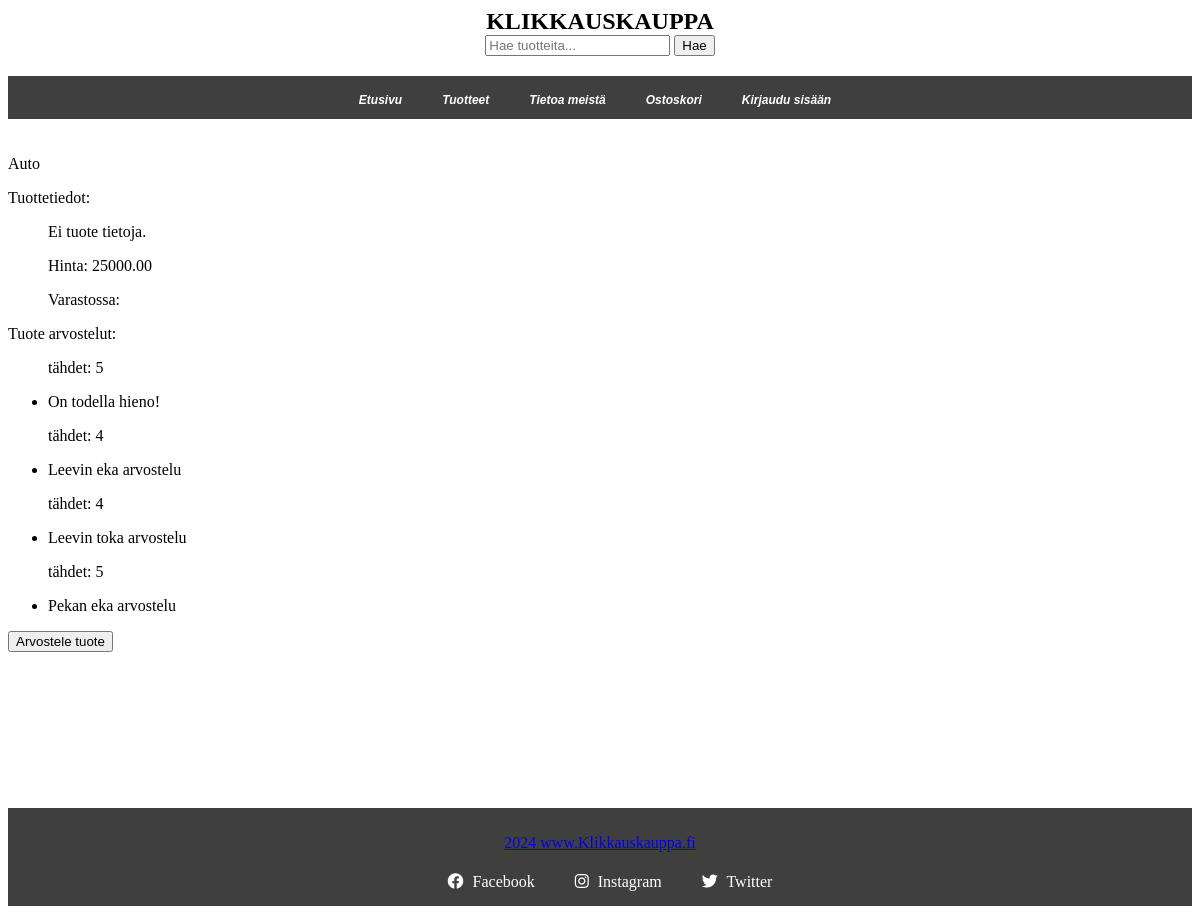
The page /Klikkauskauppa/review/1/ on the database its author committed.
### verkkokauppa/models.py (models this page shows, shortened)
class Product(models.Model):
    name = models.CharField(max_length=100, help_text="Lisää tuotteen nimi")
    price = models.DecimalField(max_digits=8, decimal_places=2, help_text="Lisää tuotteen hinta")
    date_added = models.DateTimeField(auto_now_add=True)

class Review(models.Model):
    product = models.ForeignKey(Product, on_delete=models.CASCADE)
    review = models.TextField(max_length=300)
    stars = models.PositiveSmallIntegerField(validators=[MinValueValidator(0), MaxValueValidator(5)], help_text="Anna tähtiä (0-5)")
    date_added = models.DateTimeField(auto_now=True)

### verkkokauppa/views.py (the view)
# urls.py: path("review/<int:product_id>/", views.review, name="review"),
def review(request, product_id):
    product = get_object_or_404(Product, id=product_id)
    context = {"product": product, "reviews": product.review_set.all()}
    return render(request, "verkkokauppa/product.html", context)

### verkkokauppa/templates/verkkokauppa/product.html
{% extends "verkkokauppa/base.html" %}
{% block content %}
<p> {{ product.name }}</p>
<p>Tuottetiedot:</p>
    <ul>
        {% for detail in productdetails %}
            <p>Kuvaus: {{ detail.detail }}</p>
            {% if detail.photo %}
                <p><img src="{{ detail.photo.url }}" alt="Tuotekuva"></p>
            {% endif %}
        {% empty %}
            <p>Ei tuote tietoja.</p>
        {% endfor %}
    </ul>
    <ul>
        <p>Hinta: {{ product.price }}</p>
        <p>Varastossa: {{ product.stock }}</p>
    </ul>
<p>Tuote arvostelut:</p>
    <ul>
        {% for review in product.review_set.all %}
            <p>tähdet: {{ review.stars }} </p>
            <li> {{ review.review }}</li>
        {% empty %}
            <li>Arvosteluja ei ole lisätty.</li>
        {% endfor %}
    </ul>
    <a href="{% url 'verkkokauppa:add_review' product.id %}">
    <button type="button"> Arvostele tuote</button>
{% endblock content %}

### rows shown on the page
Product: name "Auto", price "25000.00"
Review: stars "5", review "On todella hieno!"
Review: stars "4", review "Leevin eka arvostelu"
Review: stars "4", review "Leevin toka arvostelu"
Review: stars "5", review "Pekan eka arvostelu"
